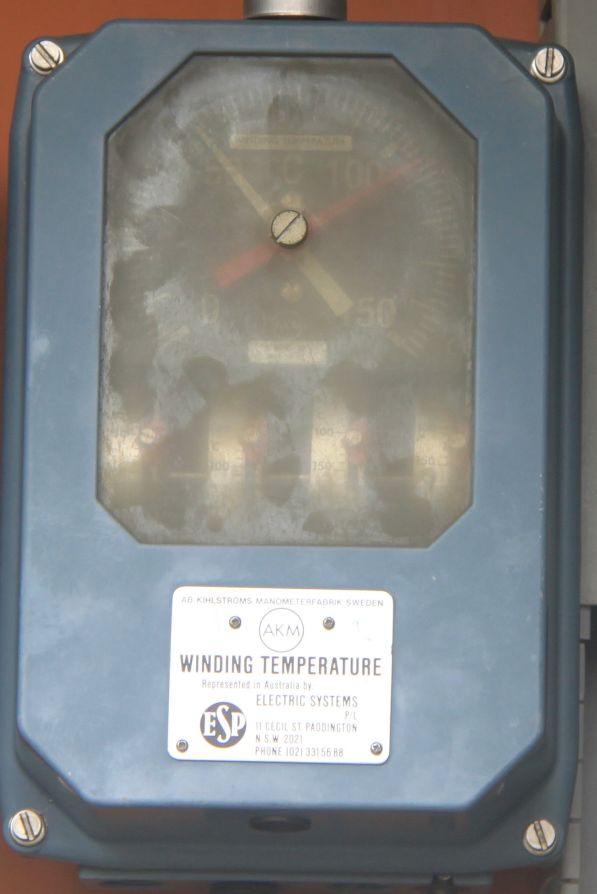
#> input picture Tho/data/tho_2b.jpg, 1194 x 1788 px, found by its file name (shown at 1/2 size)
$ python debugging.py   (older library calls are emulated)
#> lines starting #> are read from the running program, lines starting #| are printed output that depends on the picture; after the words box and inside, x2 and y2 are one past the last pixel; in counts of white or black regions, pixels touching at a corner belong together
#> further down, img_origin is the input picture: shape (1788, 1194, 3); mean B, G, R 134.5, 134.1, 130.3
### Tho/main_library/tho_gauge_lib.py
import numpy as np
import cv2
from shapely.geometry import LineString
from scipy.interpolate import interp1d


class gauge_hand:
    # This method is used to find angle between 2 vectors
    def calc_angle_vec(vec_1, vec_2):
        vec_1_unit = vec_1 / np.linalg.norm(vec_1)
        vec_2_unit = vec_2 / np.linalg.norm(vec_2)
        if np.cross(vec_1, vec_2_unit) <= 0:
            angle = np.arccos(np.dot(vec_1_unit, vec_2_unit))
        else:
            angle = 2*np.pi - np.arccos(np.dot(vec_1_unit, vec_2_unit))
        return angle

    # This method is used to find angle between 2 segments
    def calc_angle_seg(seg_1, seg_2):
        vec_1 = np.array([seg_1[0]-seg_1[2], seg_1[1]-seg_1[3]])
        vec_2 = np.array([seg_2[0]-seg_2[2], seg_2[1]-seg_2[3]])
        angle = gauge_hand.calc_angle_vec(vec_1, vec_2)
        return angle

    # This method is used to find gauge hand in image
    # quantity: the amount of line remain for auto threshold of cv2.HoughLinesP
    # thresh_low: the lowest possible threshold for auto threshold of cv2.HoughLinesP
    # min_length: shortest segment not rejected in cv2.HoughLinesP
    # max_gap: the maximum gap between points to link them
    # step: the step size for auto threshold of cv2.HoughLinesP
    # min_angle: the minimum angle for gauge pair not rejected
    # Returns:
    # + gauge_hands: the segments of gauge hand
    # + avg_angle: the angle of gauge hand
    # + img_out: the image after gauge hand is detected
    # Note: img and edges should be cropped and denoise in advanced before passing to function
    def find_pointing(edges, img, quantity, thresh_low, min_length, max_gap, step, min_angle, max_angle):
        img_out = img.copy()
        inc_thresh = True
        while inc_thresh:
            lines = cv2.HoughLinesP(edges, 0.5, np.pi/180, thresh_low,
                                    minLineLength=min_length, maxLineGap=max_gap)
            if lines.shape[0] <= quantity:
                inc_thresh = False
            else:
                thresh_low += step
        cross_response_min = 1e9
        line_1_min = np.array([[lines[0, 0, 0], lines[0, 0, 1]], [lines[0, 0, 2], lines[0, 0, 3]]])
        line_2_min = np.array([[lines[1, 0, 0], lines[1, 0, 1]], [lines[1, 0, 2], lines[1, 0, 3]]])
        gauge_hands = np.array([line_1_min, line_2_min])
        min_angle_rad = min_angle*np.pi/180
        max_angle_rad = max_angle*np.pi/180
        for i in range(lines.shape[0]):
            for j in range(i+1, lines.shape[0]):
                len_1 = np.sqrt(np.square(lines[i, 0, 0]-lines[i, 0, 2]) + np.square(lines[i, 0, 1]-lines[i, 0, 3]))
                len_2 = np.sqrt(np.square(lines[j, 0, 0]-lines[j, 0, 2]) + np.square(lines[j, 0, 1]-lines[j, 0, 3]))
                line_1 = lines[i, 0, :]
                line_2 = lines[j, 0, :]
                seg_1 = LineString([tuple(line_1[0:2]), tuple(line_1[2:4])])
                seg_2 = LineString([tuple(line_2[0:2]), tuple(line_2[2:4])])
                if seg_1.intersects(seg_2):
                    segments = np.array([np.sum((line_1[0:2] - line_2[0:2])**2),
                                        np.sum((line_1[0:2] - line_2[2:4])**2),
                                        np.sum((line_1[2:4] - line_2[0:2])**2),
                                        np.sum((line_1[2:4] - line_2[2:4])**2)])
                    segment_index = np.argmin(segments)
                    tip_points = np.array([(segment_index - segment_index % 2)/2, segment_index % 2], dtype=np.int)
                    float_points = np.ones(2, dtype=np.int) - tip_points
                    tip_dist_sqr = segments[2*tip_points[0]+tip_points[1]]
                    float_dist_sqr = segments[2*float_points[0]+float_points[1]]
                    cross_response = 2*np.sqrt(tip_dist_sqr) + np.sqrt(float_dist_sqr) - 0.3*(len_1 + len_2)
                    if cross_response_min > cross_response:
                        angle = gauge_hand.calc_angle_seg(lines[i, 0], lines[j, 0])
                        if ((min_angle_rad < angle < max_angle_rad) or
                                (min_angle_rad < abs(angle-np.pi) < max_angle_rad) or
                                (min_angle_rad < 2*np.pi - angle < max_angle_rad)):
                            cross_response_min = cross_response
                            line_1_min = np.array([line_1[2*tip_points[0]:2*tip_points[0]+2],
                                                  line_1[2*float_points[0]:2*float_points[0]+2]])
                            line_2_min = np.array([line_2[2*tip_points[1]:2*tip_points[1]+2],
                                                  line_2[2*float_points[1]:2*float_points[1]+2]])
                else:
                    vec_1 = line_1[0:2] - line_1[2:4]
                    vec_2 = line_2[0:2] - line_2[2:4]
                    if np.cross(vec_1, vec_2) != 0:
                        t1, t2 = np.linalg.solve(np.array([[vec_1[0], -vec_2[0]], [vec_1[1], -vec_2[1]]]),
                                                 np.array([line_1[0] - line_2[0], line_1[1] - line_2[1]]))
                        tip_points = np.array([0, 0])
                        float_points = np.array([1, 1])
                        if t1 > 0:
                            tip_points[0] = 1
                            float_points[0] = 0
                        if t2 > 0:
                            tip_points[1] = 1
                            float_points[1] = 0
                        tip_dist_sqr = np.sum((line_1[2*tip_points[0]:2*tip_points[0]+2] -
                                               line_2[2*tip_points[1]:2*tip_points[1]+2])**2)
                        float_dist_sqr = np.sum((line_1[2*float_points[0]:2*float_points[0]+2] -
                                                line_2[2*float_points[1]:2*float_points[1]+2])**2)
                        cross_response = 2*np.sqrt(tip_dist_sqr) + np.sqrt(float_dist_sqr) - 0.5*(len_1 + len_2)
                        if cross_response_min > cross_response:
                            angle = gauge_hand.calc_angle_seg(lines[i, 0], lines[j, 0])
                            if ((min_angle_rad < angle < max_angle_rad) or
                                    (min_angle_rad < abs(angle-np.pi) < max_angle_rad) or
                                    (min_angle_rad < 2*np.pi - angle < max_angle_rad)):
                                cross_response_min = cross_response
                                line_1_min = np.array([line_1[2*tip_points[0]:2*tip_points[0]+2],
                                                      line_1[2*float_points[0]:2*float_points[0]+2]])
                                line_2_min = np.array([line_2[2*tip_points[1]:2*tip_points[1]+2],
                                                      line_2[2*float_points[1]:2*float_points[1]+2]])
        gauge_hands = np.array([line_1_min, line_2_min])

        seg_1 = np.array([gauge_hands[0, 0], gauge_hands[0, 1]]).flatten()
        seg_2 = np.array([gauge_hands[1, 0], gauge_hands[1, 1]]).flatten()
        angle_1 = gauge_hand.calc_angle_seg(seg_1, np.array([0, 1, 0, 0]))
        angle_2 = gauge_hand.calc_angle_seg(seg_2, np.array([0, 1, 0, 0]))
        avg_angle = (angle_1 + angle_2) / 2
        for i in range(gauge_hands.shape[0]):
            cv2.line(img_out, tuple(gauge_hands[i, 0]),
                     tuple(gauge_hands[i, 1]), (0, 0, 255), 1)
        all_line = img.copy()
        for i in range(lines.shape[0]):
            cv2.line(all_line, tuple(np.array([lines[i, 0, 0], lines[i, 0, 1]])),
                     tuple(np.array([lines[i, 0, 2], lines[i, 0, 3]])), (0, 0, 255), 1)
        return gauge_hands, avg_angle, img_out, all_line


def get_temp_meter(img, resize_ratio, bounding_box):
#> called with resize_ratio = 0.5, bounding_box = array of shape (4,)
    bounding_img = img[bounding_box[1]:bounding_box[3], bounding_box[0]:bounding_box[2], :]
    if resize_ratio == 1:
        img_resized = bounding_img.copy()
    else:
        img_resized = cv2.resize(bounding_img,  # Resize image for faster processing time
                                 (np.uint(bounding_img.shape[1]*resize_ratio),
                                  np.uint(bounding_img.shape[0]*resize_ratio)))
    # Red pointer processing
    # --------------------------------------------------- #
    img_1 = cv2.GaussianBlur(img_resized, (7, 7), 0)
    img_hsv = cv2.cvtColor(img_1, cv2.COLOR_BGR2HSV)  # Convert image to HSV
#> img_hsv: shape (700, 450, 3); mean H, S, V 52, 34.5, 160.6
    mask1 = cv2.inRange(img_hsv, (0, 30, 20), (15, 255, 255))  # Create mask for red color
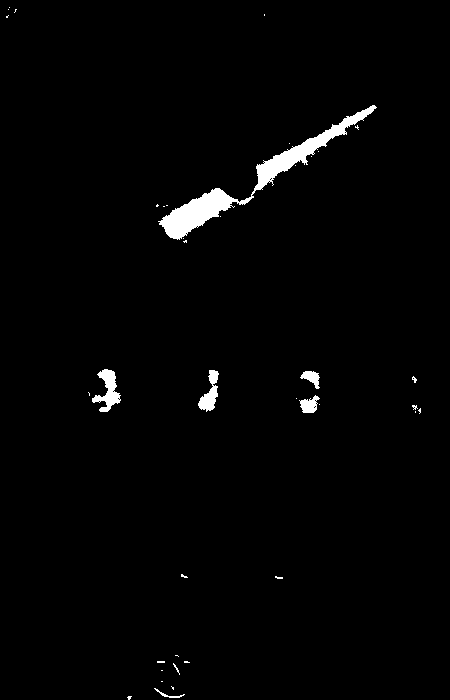
#> mask1: shape (700, 450); 1.7% white; 39 white regions (32 under 20 px), largest, box (x1, y1, x2, y2) and area: (158, 105, 377, 240) 3706, (92, 369, 121, 412) 576, (198, 370, 219, 412) 425
    mask2 = cv2.inRange(img_hsv, (175, 30, 20), (180, 255, 255))
#> mask2: shape (700, 450); every value is 0
    mask = cv2.bitwise_or(mask1, mask2)
    img_masked = cv2.bitwise_and(img_1, img_1, mask=mask)  # Bitwise mask with img
    edges_1 = cv2.Canny(img_masked, 60, 180)  # Find edges in img
#> edges_1: shape (700, 450); 0.46% white in thin lines or dots
    # Find gauge hand in img
    _, gauge_angle, img_show_1, all_line_1 = gauge_hand.find_pointing(edges_1, img_resized, quantity=20,
                                                                      thresh_low=20, min_length=25, max_gap=30,
                                                                      step=5, min_angle=2, max_angle=30)
#> after the loop in find_pointing, `while inc_thresh:`: thresh_low = 20
#> in find_pointing, `line_1_min = np.array([[lines[0, 0, 0], lines[0, 0, 1]], [lines[0, 0, ..`: line_1_min = [[256, 167], [372, 105]]
#> in find_pointing, `line_2_min = np.array([[lines[1, 0, 0], lines[1, 0, 1]], [lines[1, 0, ..`: line_2_min = [[176, 239], [373, 111]]
#> the loop in find_pointing, `for i in range(lines.shape[0]):` made 9 passes
#> after the loop in find_pointing, `for i in range(lines.shape[0]):`: angle = 6.28; cross_response_min = -63.44; line_1_min = [[372, 105], [256, 167]]; line_2_min = [[373, 111], [176, 239]]
#> in find_pointing, `seg_1 = np.array([gauge_hands[0, 0], gauge_hands[0, 1]]).flatten()`: seg_1 = [372, 105, 256, 167]
#> in find_pointing, `seg_2 = np.array([gauge_hands[1, 0], gauge_hands[1, 1]]).flatten()`: seg_2 = [373, 111, 176, 239]
#> in find_pointing, `angle_1 = gauge_hand.calc_angle_seg(seg_1, np.array([0, 1, 0, 0]))`: angle_1 = 4.22
#> in find_pointing, `angle_2 = gauge_hand.calc_angle_seg(seg_2, np.array([0, 1, 0, 0]))`: angle_2 = 4.14
#> in find_pointing, `avg_angle = (angle_1 + angle_2) / 2`: avg_angle = 4.18
#> after the loop in find_pointing, `for i in range(gauge_hands.shape[0]):`:
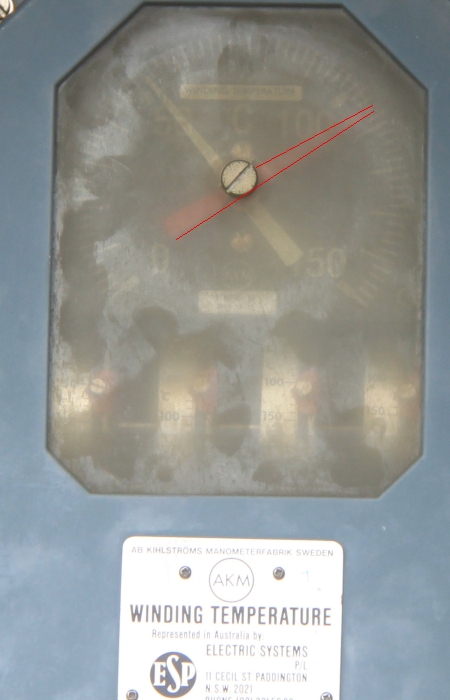
#> img_out: shape (700, 450, 3); mean B, G, R 150.3, 153.2, 149.8
#> after the loop in find_pointing, `for i in range(lines.shape[0]):`:
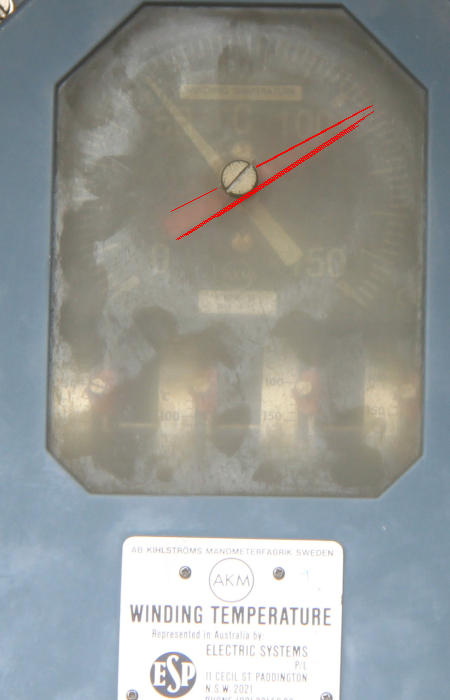
#> all_line: shape (700, 450, 3); mean B, G, R 150.1, 152.9, 150.1
#> gauge_angle = 4.18
    # Interpolate to find value of meter
    temp_interp1d = interp1d(temp_meter.angle_data, temp_meter.value_data)
    red_read_val = temp_interp1d(gauge_angle)
#> red_read_val = 107.6
    # White pointer processing
    # --------------------------------------------------#
    img_2 = cv2.GaussianBlur(img_resized, (3, 3), 0)
    img_hls = cv2.cvtColor(img_2, cv2.COLOR_BGR2HLS)
#> img_hls: shape (700, 450, 3); mean of channels 0, 1, 2 51.6, 150.3, 32.2
    low_thresh = np.array([15, 100, 28])
#> low_thresh = [15, 100, 28]
    high_thresh = np.array([36, 255, 255])
#> high_thresh = [36, 255, 255]
    mask = cv2.inRange(img_hls, low_thresh, high_thresh)
#> mask: shape (700, 450); 11.4% white; 388 white regions (322 under 20 px), largest, box (x1, y1, x2, y2) and area: (132, 343, 321, 461) 9983, (344, 359, 420, 452) 4363, (54, 363, 117, 450) 3754
    img_threshold = cv2.bitwise_and(img_2, img_2, mask=mask)
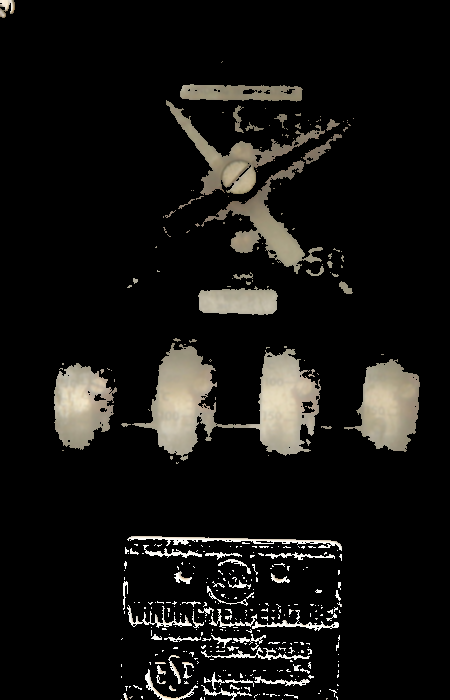
#> img_threshold: shape (700, 450, 3); mean B, G, R 18, 20.2, 21.1
    kernel = np.ones((5, 5), np.uint8)
#> kernel = [[1, 1, 1, 1, 1], [1, 1, 1, 1, 1], [1, 1, 1, 1, 1], [1, 1, 1, 1, 1], [1, 1, 1, 1, 1]]
    img_threshold = cv2.morphologyEx(img_threshold, cv2.MORPH_OPEN, kernel)
    edges_2 = cv2.Canny(img_threshold, 60, 180)
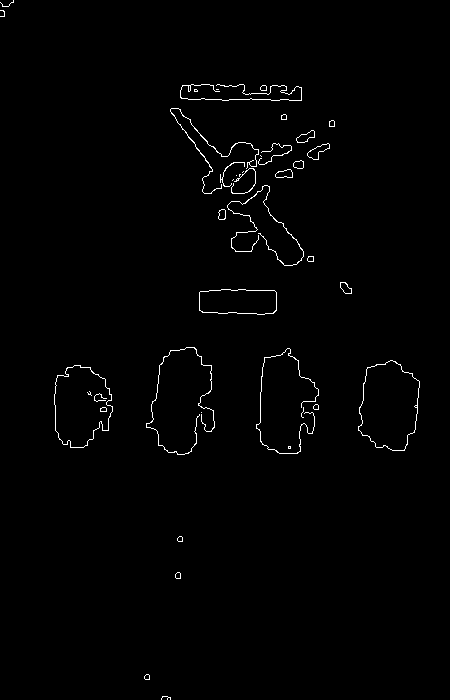
#> edges_2: shape (700, 450); 1% white in thin lines or dots
    _, gauge_angle, img_show_2, all_line_2 = gauge_hand.find_pointing(edges_2, img_resized, quantity=20,
                                                                      thresh_low=20, min_length=15, max_gap=20,
                                                                      step=5, min_angle=2, max_angle=30)
#> call 2 of find_pointing, with quantity = 20, thresh_low = 20, min_length = 15, max_gap = 20, step = 5, min_angle = 2, max_angle = 30
#> after the loop in find_pointing (call 2), `while inc_thresh:`: thresh_low = 30
#> in find_pointing (call 2), `line_1_min = np.array([[lines[0, 0, 0], lines[0, 0, 1]], [lines[0, 0, ..`: line_1_min = [[188, 99], [301, 99]]
#> in find_pointing (call 2), `line_2_min = np.array([[lines[1, 0, 0], lines[1, 0, 1]], [lines[1, 0, ..`: line_2_min = [[260, 441], [260, 392]]
#> in find_pointing (call 2), `min_angle_rad = min_angle*np.pi/180`: min_angle_rad = 0.0349
#> in find_pointing (call 2), `max_angle_rad = max_angle*np.pi/180`: max_angle_rad = 0.524
#> the loop in find_pointing (call 2), `for i in range(lines.shape[0]):` made 12 passes
#> after the loop in find_pointing (call 2), `for i in range(lines.shape[0]):`: angle = 6.28; cross_response_min = 26.85; line_1_min = [[170, 110], [279, 260]]; line_2_min = [[176, 108], [211, 146]]
#> in find_pointing (call 2), `seg_1 = np.array([gauge_hands[0, 0], gauge_hands[0, 1]]).flatten()`: seg_1 = [170, 110, 279, 260]
#> in find_pointing (call 2), `seg_2 = np.array([gauge_hands[1, 0], gauge_hands[1, 1]]).flatten()`: seg_2 = [176, 108, 211, 146]
#> in find_pointing (call 2), `angle_1 = gauge_hand.calc_angle_seg(seg_1, np.array([0, 1, 0, 0]))`: angle_1 = 2.51
#> in find_pointing (call 2), `angle_2 = gauge_hand.calc_angle_seg(seg_2, np.array([0, 1, 0, 0]))`: angle_2 = 2.4
#> in find_pointing (call 2), `avg_angle = (angle_1 + angle_2) / 2`: avg_angle = 2.46
#> after the loop in find_pointing (call 2), `for i in range(gauge_hands.shape[0]):`:
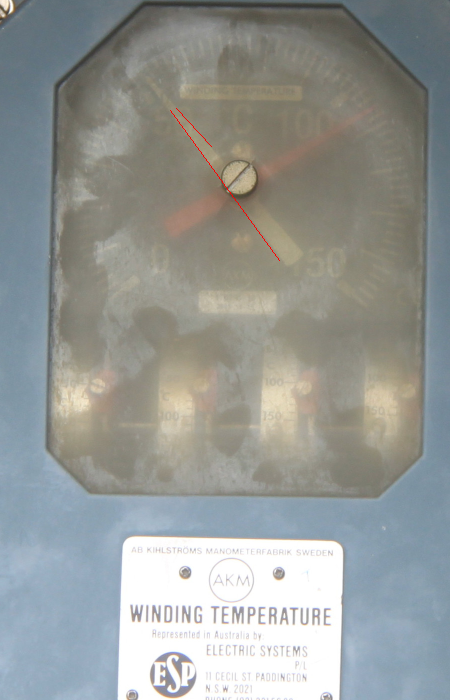
#> img_out: shape (700, 450, 3); mean B, G, R 150.4, 153.2, 149.8
#> after the loop in find_pointing (call 2), `for i in range(lines.shape[0]):`:
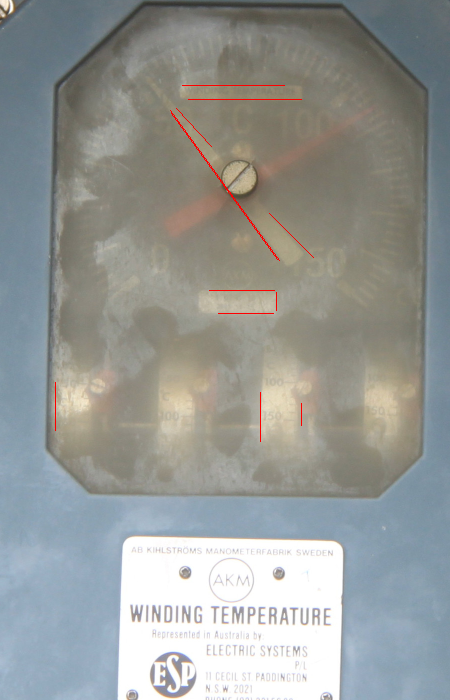
#> all_line: shape (700, 450, 3); mean B, G, R 150.1, 152.9, 150
#> gauge_angle = 2.46
    temp_interp1d = interp1d(temp_meter.angle_data, temp_meter.value_data)
    white_read_val = temp_interp1d(gauge_angle)
#> white_read_val = 52.49
    return red_read_val, white_read_val, img_show_1, img_show_2


# Temperature meter data
class temp_meter:
    angle_data = np.array([0, 0.8135597303853407, 5.504780036787471, 99])
    value_data = np.array([0, 0, 150, 150])


# Pressure meter data
class press_meter:
    angle_data = np.array([0, 0.7853981633974483, 5.497787143782138, 99])
    value_data = np.array([0, -1, 10, 10])

### code/Tho/debug/debugging.py
import numpy as np
import cv2
from tho_gauge_lib import get_temp_meter

if __name__ == "__main__":
    img_origin = cv2.imread("./Project/Tho/data/tho_2b.jpg")  # Read image
    bounding_box = np.array([100, 100, 1000, 1500])
#> (the run stopped early here; a loop or call above may not have finished)
